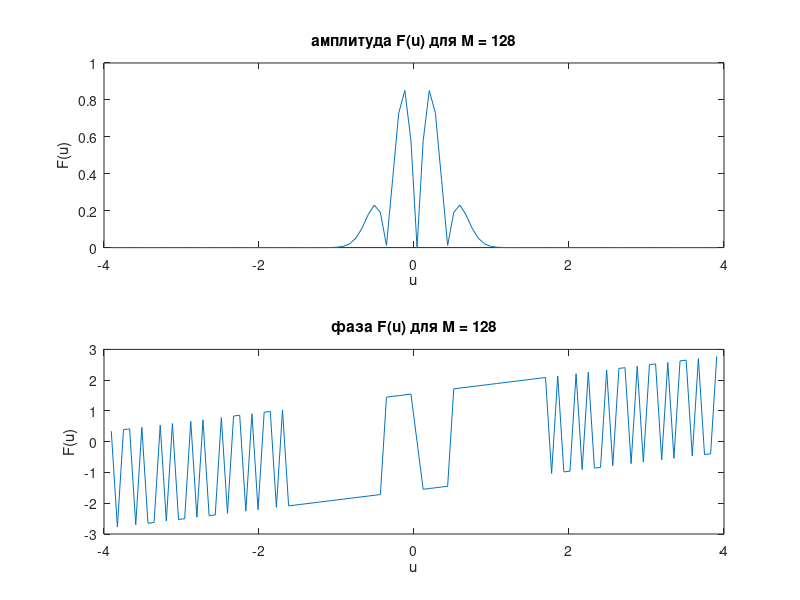
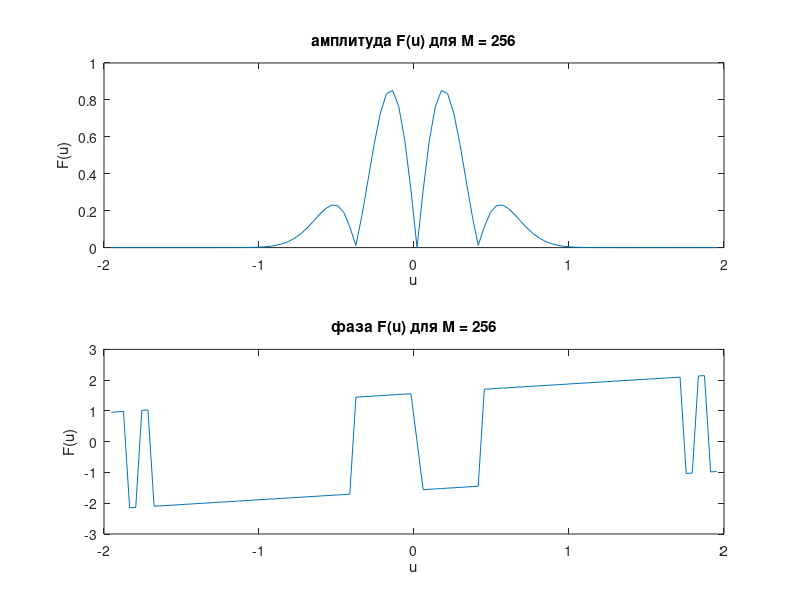
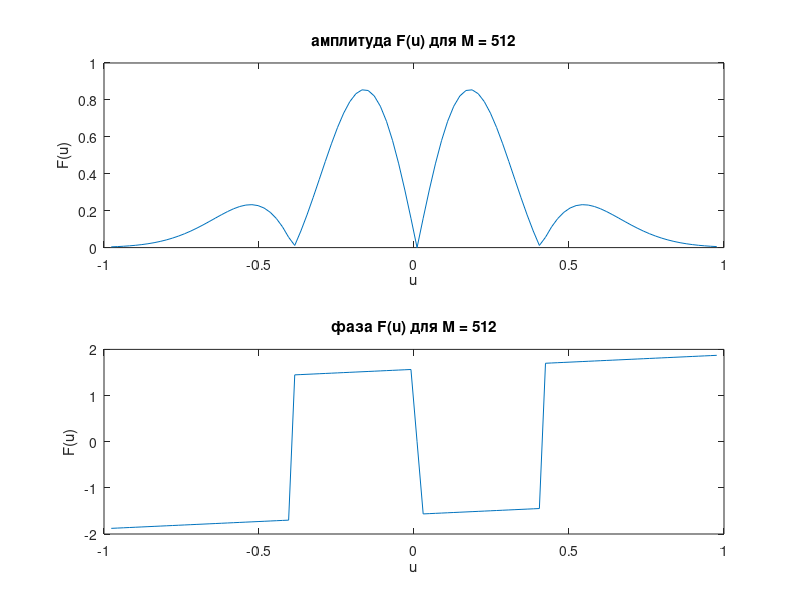
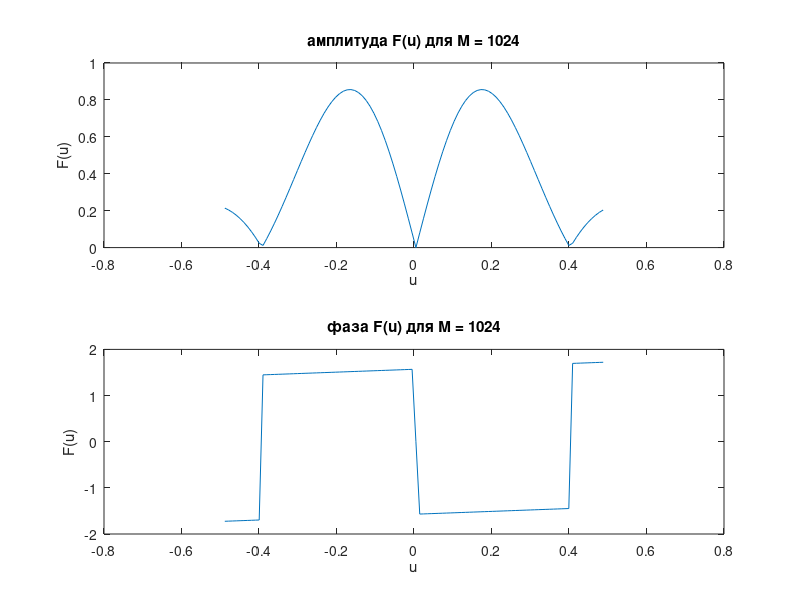

These figures' MATLAB source, in order:
% Параметры
N = 100; % Фиксированное значение N
M_values = [128, 256, 512, 1024]; % Различные значения M
a = 5;
hx = 2 * a / N; % Шаг по x
input_field = @(x) x.^3 .* exp(-x.^2);

% Шаг 1: Дискретизация входной функции f(x)
x = linspace(-a, a, N);
f = input_field(x);

for M = M_values
    % Шаг 2: Дополнение вектора f нулями до размерности M
    f_padded = [zeros(1, (M-N)/2), f, zeros(1, (M-N)/2)];

    % Шаг 3: Разбить вектор f на две половины и поменять их местами
    f_swapped = [f_padded((M/2+1):end), f_padded(1:(M/2))];

    % Шаг 4: Выполнить БПФ от f и умножить результат на шаг hx
    F = fft(f_swapped) * hx;

    % Шаг 5: Разбить вектор F на две половины и поменять их местами
    F = [F((M/2+1):end), F(1:(M/2))];

    % Шаг 6: «Вырезать» центральную часть вектора F, оставив центральные N элементов
    F = F((M/2-N/2+1):(M/2+N/2));

    % Шаг 7: Пересчитать область задания функции Fa(u) по формуле (7)
    b = N^2 / (4 * a * M);
    u = linspace(-b, b, N);

    % Вывод результатов
    figure;
    subplot(2,1,1);
    plot(u, abs(F));
    title(['амплитуда F(u) для M = ', num2str(M)]);
    xlabel('u');
    ylabel('F(u)');

    subplot(2,1,2);
    plot(u, angle(F));
    title(['фаза F(u) для M = ', num2str(M)]);
    xlabel('u');
    ylabel('F(u)');
end
